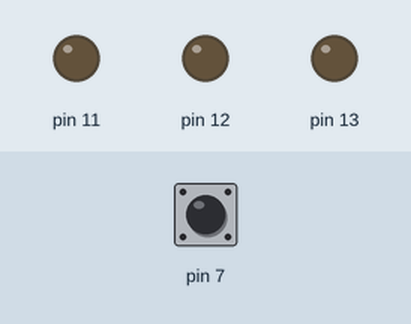
Simulated run of this sketch. Board: Arduino Uno, built with avr-gcc and run on an emulated ATmega328P. On the bench: output pins drawn as LEDs (lit = HIGH). Inputs (shaded band) come from the test bench; at power-on: pin 7 HIGH.

Above: at 1.2 s.
1.3 s: pin 7 pulled LOW for 0.15 s
At 1.7 s:
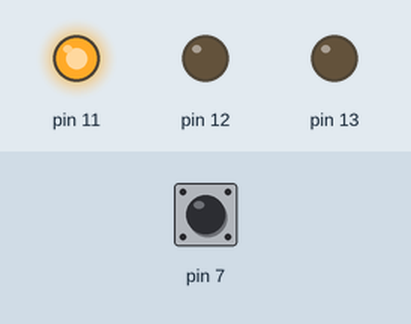
2.9 s: pin 7 pulled LOW for 1 s
At 4.0 s:
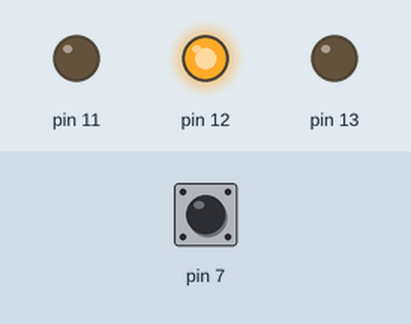
5.4 s: pin 7 pulled LOW for 0.15 s
At 6.0 s:
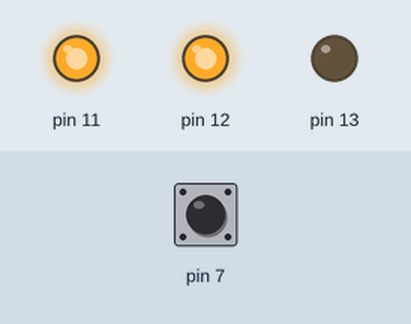
7.0 s: pin 7 pulled LOW for 3.2 s
At 8.4 s:
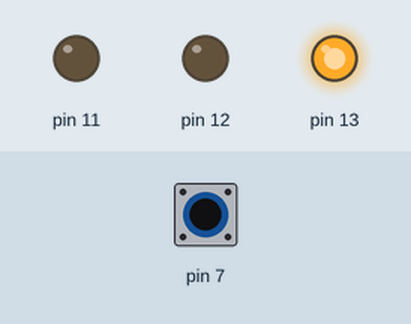
11.7 s: pin 7 pulsed LOW 5 times (0.12 s each, 0.3 s apart)
At 14.1 s:
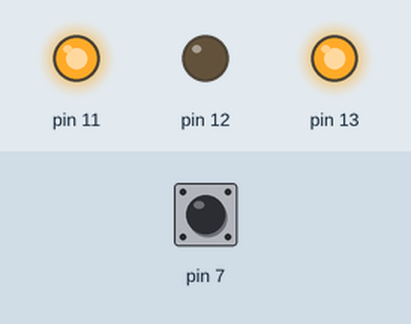
14.7 s: pin 7 pulled LOW for 0.15 s
At 15.5 s:
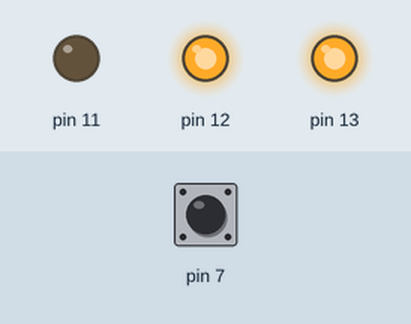
Timing chart, 0 to 17.3 s (numbered marks = the images above; inputs shaded):
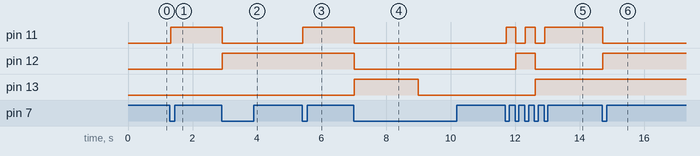

Measured:
- after the input at 1.3 s, pin 11: LOW → HIGH at once
- after the input at 2.9 s, pin 11: HIGH → LOW at once; pin 12: LOW → HIGH at once
- after the input at 5.4 s, pin 11: LOW → HIGH at once
- after the input at 7.0 s, pin 11, pin 12: HIGH → LOW at once; pin 13: LOW → HIGH at once, → LOW 2.0 s later
- after the input at 11.7 s, pin 11: alternates HIGH for 0.30 s and LOW for 0.30 s, 5 changes in all, then stays HIGH, starting at once; pin 12: LOW → HIGH after 0.32 s, → LOW 0.60 s later; pin 13: LOW → HIGH after 0.92 s
- after the input at 14.7 s, pin 11: HIGH → LOW at once; pin 12: LOW → HIGH at once

The sketch:

exe2.6.ino
```cpp
boolean buttonReading=false;
boolean prevStatus=false;
boolean buttonStatus=false;
unsigned long debounceDelay = 20;
int count=0;
unsigned long ellapsed;

void setup(){
  for (int res=11;res<=13;res++)
    pinMode(res,OUTPUT);
  pinMode(7, INPUT_PULLUP);
  Serial.begin(9600);
}

void loop(){
  buttonReading=!digitalRead(7);

  //Reset ao contador do debouncer
  if (buttonReading!=prevStatus)
    	ellapsed=millis();
 //Se passou um intervalo de tempo seguro
  if ((millis()-ellapsed)>debounceDelay){
    //e o estado do botao realmente mudou
    //(sem que tenha havido resets)
    //entao assume o estado novo para o botao
    if (buttonStatus!=buttonReading) {
    	buttonStatus=buttonReading;
		if (buttonStatus) count=(count+1)%8;
    }
    if (buttonStatus && (millis()-ellapsed>2000)) {
		count=0;
	    ellapsed=millis();
    }
  }

  gen3LEDBin(count,11);
  prevStatus=buttonReading;
}

void gen3LEDBin(byte number, byte LEDoffset) {
 for (int digit=0;digit<3;digit++)
   digitalWrite(LEDoffset+digit,(number>>digit)&1);
}
```
